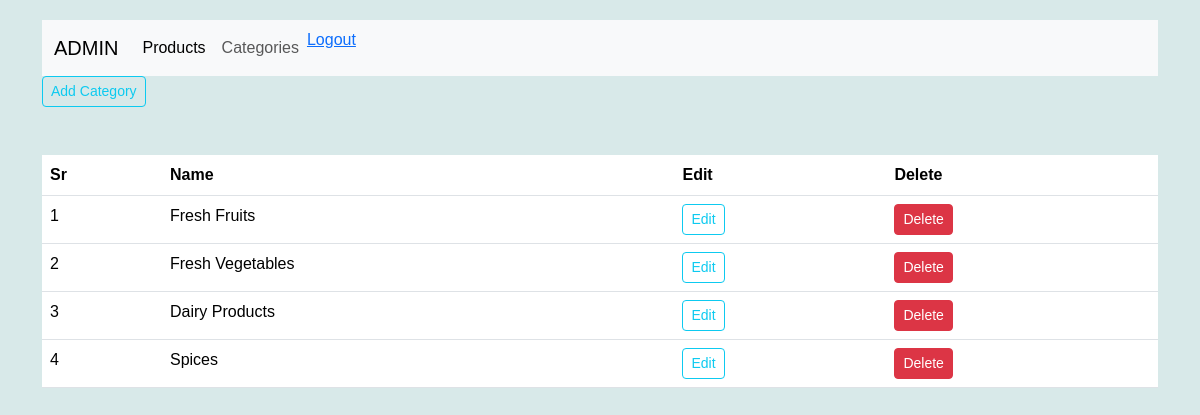
The app's page /categories (signed in), older data.
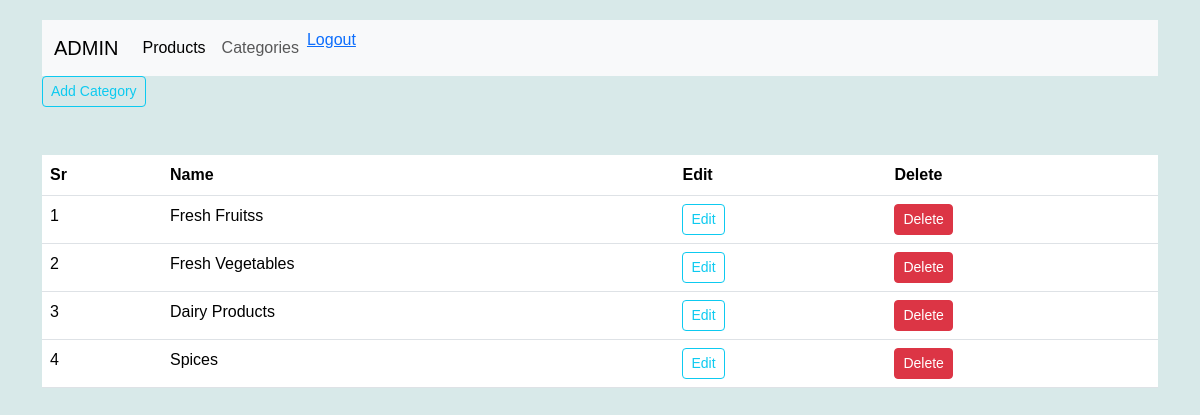
The same page, newer data.
### store/products/models.py (models this page shows)
class Category(db.Model):
    id = db.Column(db.Integer, primary_key=True, autoincrement=True)
    name = db.Column(db.String(30),nullable=False,unique=True)

### store/admin/routes.py (the view)
@app.route('/categories')
def categories():
    if 'email' not in session:
        flash('Please login first', 'danger')
        return redirect(url_for('login'))
    categories = Category.query.all()
    return render_template('admin/category.html', title='Category Page', categories=categories)

### store/templates/admin/category.html (shortened to what this page needs)
{% extends 'layout.html'%}
{%block content%}
<div class="container">
    <nav class="navbar navbar-expand-lg bg-body-tertiary">
        <div class="container-fluid">
          <a class="navbar-brand" href="/">ADMIN</a>
          <div class="collapse navbar-collapse" id="navbarNavDropdown">
            <ul class="navbar-nav">
              <li class="nav-item">
                <a class="nav-link active" aria-current="page" href="/">Products</a>
              </li>
              <li class="nav-item">
                <a class="nav-link" href="/categories">Categories</a>
              </li>
              <li class="nav-item">
                <a href="{{url_for('logout')}}" class="nav-lin">Logout</a>
              </li>
            </ul>
          </div>
        </div>
      </nav>
</div>
<div class="container">
  <a href="{{url_for('addcat')}}" class="btn btn-sm btn-outline-info">Add Category</a>
</div>
<div class="container mt-5">
    <table class="table" table-sm table-condensed table-striped table-hover>
        <thead>
            <th>Sr</th>
            <th>Name</th>
            <th>Edit</th>
            <th>Delete</th>
        </thead>
        <tbody>
            {% if categories %}
            {% for category in categories %}
            <tr>
                <td>{{loop.index}}</td>
                <td>{{category.name}}</td>
                <td><a href="{{url_for('updatecat', id=category.id)}}" class="btn btn-sm btn-outline-info">Edit</a></td>
                <td>
                    <button type="button" class="btn btn-danger btn-sm" data-bs-toggle="modal" data-bs-target="#exampleModal-{{category.id}}">
                        Delete
                    </button>
                </td>
            </tr>
            {% endfor %}
            {% endif %}
        </tbody>
    </table>
</div>
{% endblock content%}

Row changes from the older to the newer data that the page shows:
changed Category: name "Fresh Fruits" → "Fresh Fruitss"
